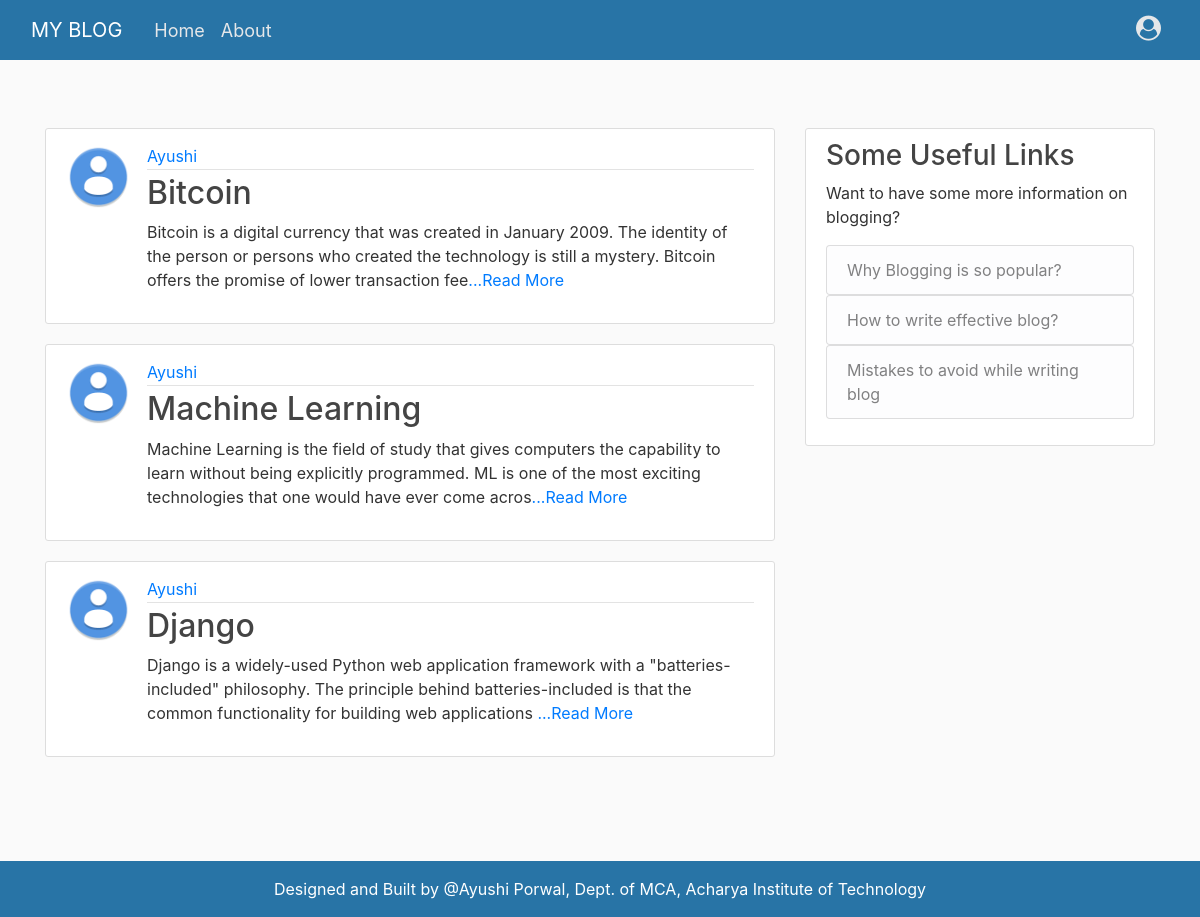
The app's page /user/Ayushi (signed in) with its own data.
### blog/models.py (models this page shows, shortened)
class Post(models.Model):
	title = models.CharField(max_length=100)
	content = models.TextField()
	date_posted = models.DateTimeField(default=timezone.now)
	author = models.ForeignKey(User, on_delete=models.CASCADE)

### users/models.py (models this page shows, shortened)
class Profile(models.Model):
	user = models.OneToOneField(User, on_delete=models.CASCADE)
	image = models.ImageField(default='default.jpg', upload_to='profile_pics')

### blog/views.py (the view)
# urls.py: path('user/<str:username>', UserPostListView.as_view(), name='user-posts'),
class UserPostListView(ListView):
	model = Post
	template_name = 'blog/user_posts.html'
	context_object_name = 'posts'
	paginate_by = 5
	def get_queryset(self):
		user = get_object_or_404(User, username=self.kwargs.get('username'))
		return Post.objects.filter(author=user).order_by('-date_posted')

### blog/templates/blog/user_posts.html (shortened to what this page needs)
{% extends "blog/base.html" %}
{% block content %}
	<main role="main" class="container">
	  <div class="row">
	    <div class="col-md-8">
	{% for post in posts %}
		<article class="media content-section">
			<img class="rounded-circle article-img" src="{{ post.author.profile.image.url }}">
		  	<div class="media-body">
			    <div class="article-metadata">
			      <a class="mr-2" href="{% url 'user-posts' post.author.username %}">{{ post.author }}</a>
			    </div>
			    <h2><a class="article-title" href="{% url 'post-detail' post.id %}">{{ post.title }}</a></h2>
			    <p class="article-content">{{ post.content|slice:":200"}}<a href="{% url 'post-detail' post.id  %}">...Read More</a></p>
		  	</div>
		</article>
	{% endfor %}
	    </div>
	    <div class="col-md-4">
	      <div class="content-section">
	        <h3>Some Useful Links</h3>
	        <p>Want to have some more information on blogging?
	          <ul class="list-group">
	            <a href="{% url 'why-blogging' %}"><li class="list-group-item list-group-item-light">Why Blogging is so popular?</li></a>
	            <a href="{% url 'effective-blog' %}"><li class="list-group-item list-group-item-light">How to write effective blog?</li></a>
	            <a href="{% url 'avoid-mistakes' %}"><li class="list-group-item list-group-item-light">Mistakes to avoid while writing blog</li></a>
	        </p>
	      </div>
	    </div>
	  </div>
	</main>
{% endblock content %}

### blog/static/blog/main.css (style rules this page uses)
body { background: #fafafa; color: #333333; margin-top: 5rem; }
h1, h2, h3, h4, h5, h6 { color: #444444; }
ul { margin: 0; }
main { min-height: calc(100vh - 59px - 56px); }
.content-section { background: #ffffff; padding: 10px 20px; border: 1px solid #dddddd; border-radius: 3px; margin-bottom: 20px; }
article { padding-top: 20px; padding-bottom: 20px; }
.media { padding-top: 15px; padding-bottom: 15px; }
.article-title { color: #444444; }
.article-content { white-space: pre-line; }
.article-img { height: 65px; width: 65px; margin-right: 16px; }
.article-metadata { padding-bottom: 1px; margin-bottom: 4px; border-bottom: 1px solid #e3e3e3 }

### records on screen
Post: author.profile.image (placeholder picture), author "Ayushi", title "Bitcoin", content "Bitcoin is a digital currency that was created in January 2009. The identity of the person or persons who created the technology is still a mystery. Bitcoin offers the promise of lower transaction fee"
Post: author.profile.image (placeholder picture), author "Ayushi", title "Machine Learning", content "Machine Learning is the field of study that gives computers the capability to learn without being explicitly programmed. ML is one of the most exciting technologies that one would have ever come acros"
Post: author.profile.image (placeholder picture), author "Ayushi", title "Django", content "Django is a widely-used Python web application framework with a \"batteries-included\" philosophy. The principle behind batteries-included is that the common functionality for building web applications"
